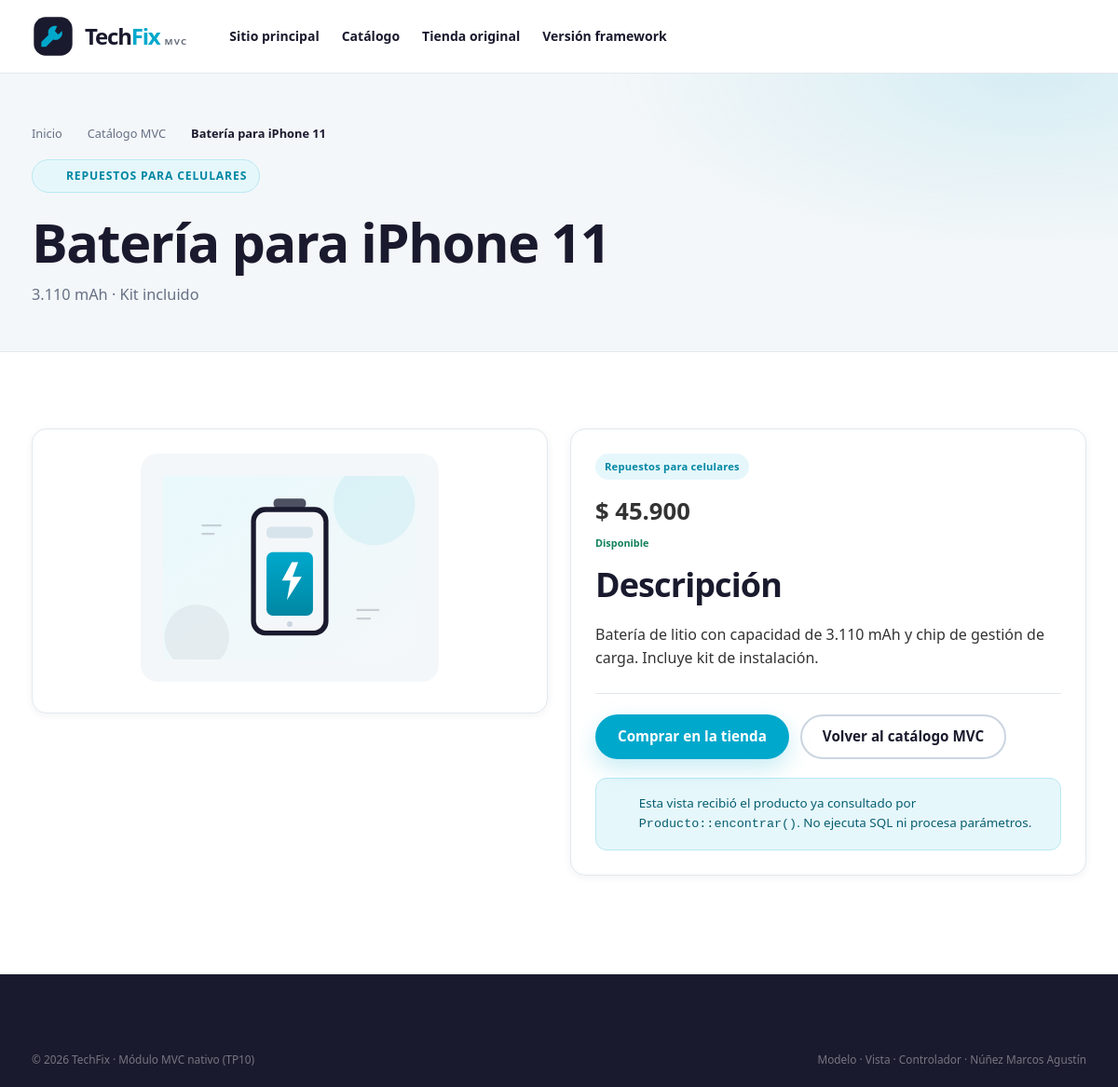
Page /mvc/index.php?accion=ver&id=1 on the committed database.
### tables this page shows
CREATE TABLE productos (
    id                INT UNSIGNED AUTO_INCREMENT PRIMARY KEY,
    categoria_id      INT UNSIGNED NOT NULL,
    nombre            VARCHAR(120) NOT NULL,
    descripcion       TEXT NULL,
    descripcion_corta VARCHAR(180) NULL,
    precio            DECIMAL(10, 2) NOT NULL DEFAULT 0.00,
    stock             INT NOT NULL DEFAULT 0,
    imagen            VARCHAR(120) NOT NULL DEFAULT 'producto-generico.svg',
    activo            TINYINT(1) NOT NULL DEFAULT 1,
    created_at        TIMESTAMP NOT NULL DEFAULT CURRENT_TIMESTAMP,
    updated_at        TIMESTAMP NOT NULL DEFAULT CURRENT_TIMESTAMP ON UPDATE CURRENT_TIMESTAMP,
    CONSTRAINT fk_productos_categoria
        FOREIGN KEY (categoria_id) REFERENCES categorias_producto (id)
        ON UPDATE CASCADE ON DELETE RESTRICT,
    INDEX idx_productos_categoria_activo (categoria_id, activo),
    INDEX idx_productos_nombre (nombre),
    INDEX idx_productos_precio (precio)
);

CREATE TABLE categorias_producto (
    id          INT UNSIGNED AUTO_INCREMENT PRIMARY KEY,
    nombre      VARCHAR(80) NOT NULL,
    slug        VARCHAR(100) NOT NULL UNIQUE,
    descripcion VARCHAR(255) NULL,
    created_at  TIMESTAMP NOT NULL DEFAULT CURRENT_TIMESTAMP,
    updated_at  TIMESTAMP NOT NULL DEFAULT CURRENT_TIMESTAMP ON UPDATE CURRENT_TIMESTAMP
);

### app/Core/View.php (called while the page is built, shortened)
<?php
class View
{
    private string $directorio;
    public function __construct(string $directorio)
    {
        $this->directorio = rtrim($directorio, '/');
    }
    public function render(string $vista, array $datos = [], ?string $layout = 'layouts/app'): string
    {
        $archivo = $this->directorio . '/' . $vista . '.php';
        extract($datos, EXTR_SKIP);
        require $archivo;
        return (string) ob_get_clean();
    }
}

### app/Controllers/Controlador.php (called while the page is built, shortened)
<?php
abstract class Controlador
{
    protected View $vista;
    public function __construct(View $vista)
    {
        $this->vista = $vista;
    }
    protected function render(string $vista, array $datos = [], ?string $layout = 'layouts/app'): string
    {
        return $this->vista->render($vista, $datos, $layout);
    }
}

### includes/funciones.php (called while the page is built, shortened)
<?php
function url(string $ruta = ''): string
{
    $base = defined('BASE_URL') ? BASE_URL : '/';
    return $base . ltrim($ruta, '/');
}

### app/Views/helpers.php (called while the page is built, shortened)
<?php
function h(mixed $valor): string
{
    return htmlspecialchars((string) ($valor ?? ''), ENT_QUOTES | ENT_SUBSTITUTE, 'UTF-8');
}
function money(float|int|string|null $valor): string
{
    return '$ ' . number_format((float) $valor, 0, ',', '.');
}
function mvc_url(string $accion = 'index', array $parametros = []): string
{
    $query = array_merge(['accion' => $accion], $parametros);
    return url('mvc/index.php?' . http_build_query($query));
}
function stock_clase(int $stock): string
{
    return $stock <= 3 ? 'product-card__stock--low' : '';
}
function stock_texto(int $stock): string
{
    return $stock <= 3 ? 'Últimas ' . $stock . ' unidades' : 'Disponible';
}

### app/Models/Modelo.php (called while the page is built, shortened)
<?php
abstract class Modelo
{
    protected PDO $pdo;
    public function __construct(PDO $pdo)
    {
        $this->pdo = $pdo;
    }
    protected function ejecutar(string $sql, array $parametros = []): \PDOStatement
    {
        $stmt = $this->pdo->prepare($sql);
        $stmt->execute($parametros);
        return $stmt;
    }
}

### app/Models/Producto.php (called while the page is built, shortened)
<?php
class Producto extends Modelo
{
    public function encontrar(int $id): ?array
    {
        $producto = $this->ejecutar(
            "SELECT p.*, c.nombre AS categoria, c.slug AS categoria_slug
             FROM productos p
             INNER JOIN categorias_producto c ON c.id = p.categoria_id
             WHERE p.id = :id AND p.activo = 1
             LIMIT 1",
            [':id' => $id]
        )->fetch();
        return $producto ?: null;
    }
}

### app/Views/tienda/ver.php (the view, shortened to what this page needs)
<section class="page-hero">
    <div class="contenedor">
        <nav class="breadcrumb" aria-label="Miga de pan">
            <a href="<?= h(url('index.php')) ?>">Inicio</a>
            <?= icono('flecha') ?>
            <a href="<?= h(mvc_url()) ?>">Catálogo MVC</a>
            <?= icono('flecha') ?>
            <span><?= h($producto['nombre']) ?></span>
        </nav>
        <span class="eyebrow"><?= icono('carrito') ?> <?= h($producto['categoria']) ?></span>
        <h1><?= h($producto['nombre']) ?></h1>
        <p><?= h($producto['descripcion_corta'] ?? '') ?></p>
    </div>
</section>
<section class="section">
    <div class="contenedor">
        <div class="grid-2" style="align-items:start">
            <div class="panel" style="text-align:center">
                <img src="<?= h(url('assets/img/' . $producto['imagen'])) ?>"
                     alt="<?= h($producto['nombre']) ?>"
                     style="max-width:320px;width:100%;height:auto;border-radius:18px;background:#f4f7f9;padding:24px">
            </div>
            <div class="panel">
                <span class="badge badge--cyan"><?= h($producto['categoria']) ?></span>
                <p style="font-size:1.6rem;font-weight:800;color:var(--primary);margin:14px 0 4px"><?= h(money($producto['precio'])) ?></p>
                <p>
                    <span class="product-card__stock <?= h(stock_clase((int) $producto['stock'])) ?>">
                        <?= h(stock_texto((int) $producto['stock'])) ?>
                    </span>
                </p>
                <h2>Descripción</h2>
                <p><?= nl2br(h($producto['descripcion'] ?? 'Sin descripción adicional.')) ?></p>
                <div class="form-actions" style="justify-content:flex-start">
                    <a class="btn btn--primary" href="<?= h(url('tienda.php')) ?>">Comprar en la tienda</a>
                    <a class="btn btn--ghost" href="<?= h(mvc_url()) ?>">Volver al catálogo MVC</a>
                </div>
                <div class="tracking-note" style="margin-top:20px">
                    <?= icono('info') ?>
                    <span>Esta vista recibió el producto ya consultado por <code>Producto::encontrar()</code>.
                        No ejecuta SQL ni procesa parámetros.</span>
                </div>
            </div>
        </div>
    </div>
</section>

### assets/css/estilos.css (style rules this page uses)
:root { --navy: #1A1A2E; --navy-2: #24243f; --navy-3: #303052; --cyan: #00A8CC; --cyan-dark: #0087A3; --cyan-soft: #E6F7FB; --cyan-line: #B9E9F3; --bg: #F4F7F9; --white: #FFFFFF; --text: #333333; --muted: #667085; --muted-2: #8B95A5; --border: #E2E8EE; --border-strong: #CBD5E1; --success: #12805C; --success-soft: #E7F7F1; --warning: #A15C00; --warning-soft: #FFF4DE; --danger: #B42318; --danger-soft: #FEECEB; --info: #175CD3; --info-soft: #EAF2FF; --radius-sm: 10px; --radius: 16px; --radius-lg: 24px; --radius-xl: 32px; --shadow-sm: 0 2px 8px rgba(26, 26, 46, .06); --shadow: 0 14px 40px rgba(26, 26, 46, .09); --shadow-lg: 0 26px 70px rgba(26, 26, 46, .16); --container: 1180px; --header-h: 78px; --transition: .22s cubic-bezier(.2, .7, .3, 1); }
*, *::before, *::after { box-sizing: border-box; }
html { scroll-behavior: smooth; -webkit-text-size-adjust: 100%; }
body { margin: 0; font-family: "Segoe UI", Roboto, Arial, Helvetica, sans-serif; font-size: 16px; line-height: 1.6; color: var(--text); background: var(--white); -webkit-font-smoothing: antialiased; }
h1, h2, h3, h4, h5, h6 { margin: 0 0 .55em; color: var(--navy); line-height: 1.15; letter-spacing: -.025em; font-weight: 750; }
h1 { font-size: clamp(2.2rem, 4.8vw, 3.7rem); }
h2 { font-size: clamp(1.7rem, 3vw, 2.45rem); }
p { margin: 0 0 1rem; }
a { color: var(--cyan-dark); text-decoration: none; transition: color var(--transition); }
img, svg { max-width: 100%; }
.contenedor { width: 100%; max-width: var(--container); margin: 0 auto; padding: 0 24px; }
.btn { --btn-bg: var(--cyan); --btn-fg: var(--white); display: inline-flex; align-items: center; justify-content: center; gap: 9px; min-height: 48px; padding: 12px 22px; border: 2px solid transparent; border-radius: 999px; background: var(--btn-bg); color: var(--btn-fg); font-weight: 700; font-size: .95rem; line-height: 1; text-align: center; cursor: pointer; transition: transform var(--transition), box-shadow var(--transition), background var(--transition), color var(--transition), border-color var(--transition); box-shadow: 0 10px 24px rgba(0, 168, 204, .22); }
.btn--primary { background: var(--cyan); color: var(--white); }
.btn--ghost { background: transparent; color: var(--navy); box-shadow: none; border-color: var(--border-strong); }
.eyebrow { display: inline-flex; align-items: center; gap: 8px; padding: 7px 13px; border-radius: 999px; background: var(--cyan-soft); border: 1px solid var(--cyan-line); color: var(--cyan-dark); font-size: .76rem; font-weight: 800; letter-spacing: .07em; text-transform: uppercase; margin-bottom: 20px; }
.section { padding: 82px 0; }
.grid-2 { display: grid; grid-template-columns: repeat(2, minmax(0, 1fr)); gap: 24px; }
.page-hero { padding: 54px 0 48px; background: radial-gradient(700px 300px at 92% 0%, rgba(0, 168, 204, .12), transparent 65%), var(--bg); border-bottom: 1px solid var(--border); }
.page-hero h1 { margin-bottom: 10px; }
.page-hero p { max-width: 700px; margin: 0; color: var(--muted); font-size: 1.02rem; }
.breadcrumb { display: flex; flex-wrap: wrap; align-items: center; gap: 7px; margin-bottom: 18px; color: var(--muted); font-size: .8rem; }
.breadcrumb a { color: var(--muted); }
.breadcrumb span { color: var(--navy); font-weight: 650; }
.form-actions { display: flex; flex-wrap: wrap; align-items: center; gap: 12px; margin-top: 24px; padding-top: 22px; border-top: 1px solid var(--border); }
.badge { display: inline-flex; align-items: center; gap: 5px; padding: 5px 10px; border-radius: 999px; font-size: .7rem; font-weight: 750; letter-spacing: .02em; white-space: nowrap; }
.badge--cyan { background: var(--cyan-soft); color: var(--cyan-dark); }
.product-card__stock { display: block; margin-top: 3px; color: var(--success); font-size: .68rem; font-weight: 650; }
.tracking-note { display: flex; gap: 11px; padding: 16px 18px; border-radius: 12px; background: var(--cyan-soft); border: 1px solid var(--cyan-line); color: #075e70; font-size: .84rem; }
.panel { padding: 26px; background: var(--white); border: 1px solid var(--border); border-radius: var(--radius); box-shadow: var(--shadow-sm); margin-bottom: 24px; }

### rows in the picture
productos: nombre "Batería para iPhone 11", categoria.nombre "REPUESTOS PARA CELULARES", descripcion_corta "3.110 mAh · Kit incluido", imagen (picture), categoria.nombre "Repuestos para celulares", precio "$ 45.900", stock "Disponible", descripcion "Batería de litio con capacidad de 3.110 mAh y chip de gestión de carga. Incluye kit de instalación."
